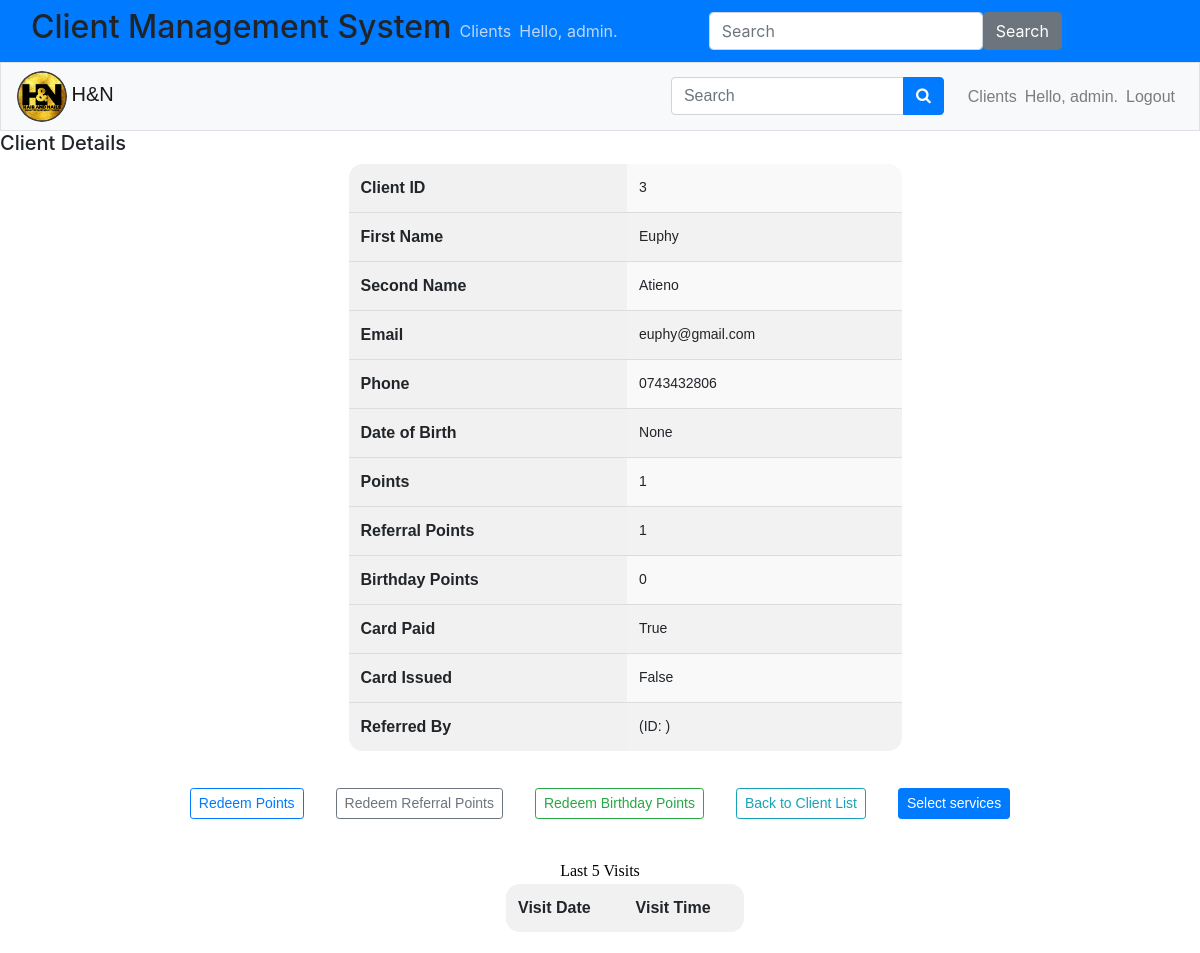
Before: /users/clients/3/ (signed in) with the older database file.
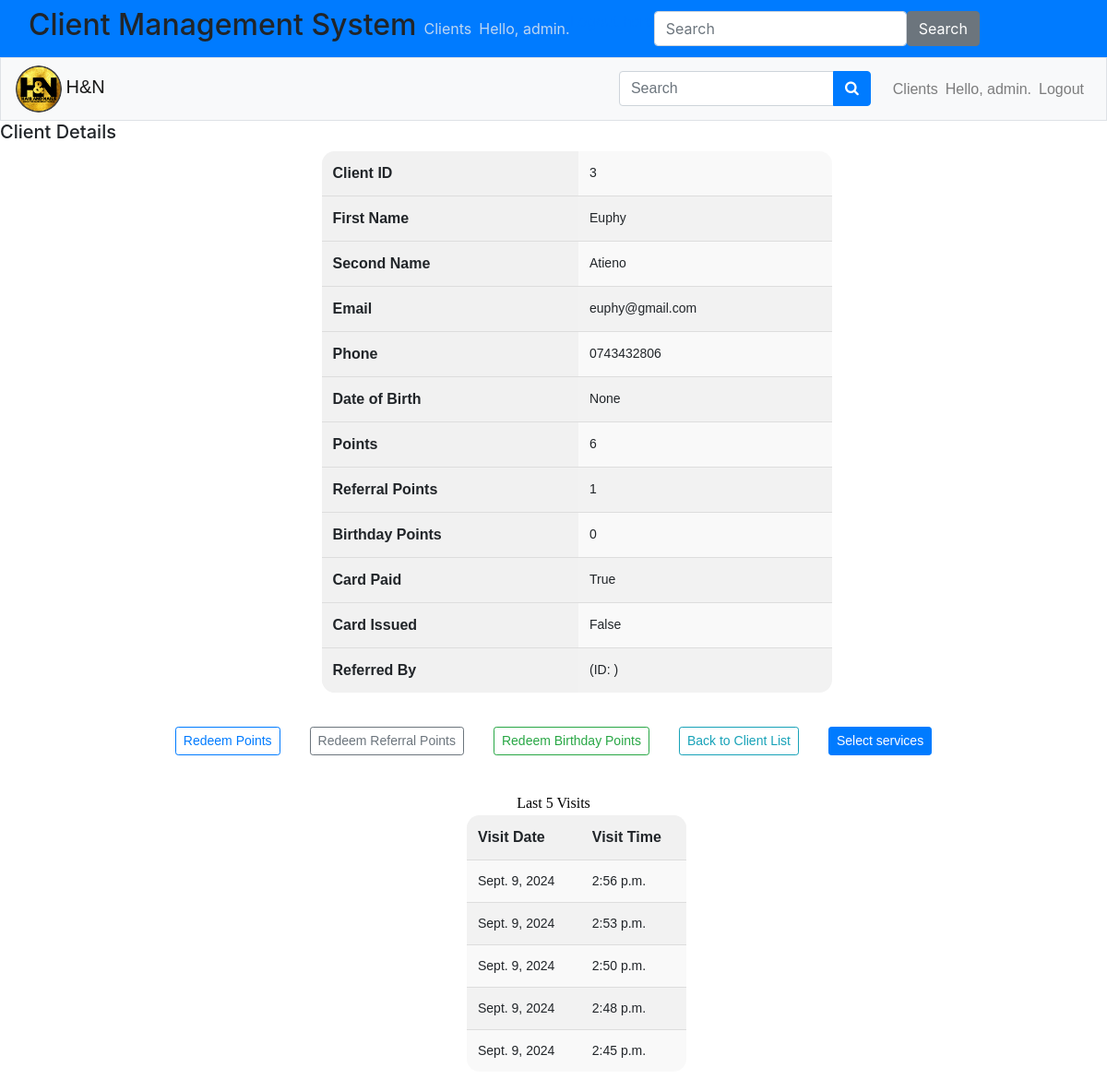
After: the same page with the newer database file.
### users/models.py (models this page shows, shortened)
class Client(models.Model):
    first_name = models.CharField(max_length=100)
    second_name = models.CharField(max_length=100)
    email = models.EmailField(unique=True)
    phone = models.CharField(max_length=15, unique=True)
    points = models.IntegerField(default=0)
    referral_points = models.IntegerField(default=0)
    date_of_birth = models.DateField(null=True, blank=True)
    birthday_points = models.IntegerField(default=0)
    referred_by = models.ForeignKey('self', null=True, blank=True, on_delete=models.SET_NULL)
    card_paid = models.BooleanField(default=False)
    card_issued = models.BooleanField(default=False)

### visits/models.py (models this page shows, shortened)
class Visit(models.Model):
    client = models.ForeignKey(Client, on_delete=models.CASCADE)
    visit_time = models.DateTimeField(auto_now_add=True)

### users/views.py (the view)
# urls.py: path('clients/<int:client_id>/', views.client_detail, name='client_detail'),
@login_required
def client_detail(request, client_id):
    client = Client.objects.get(id=client_id)
    visits = client.visit_set.order_by('-visit_time')[:5]
    context = {'client': client, 'visits': visits}
    return render(request, 'users/client_detail.html', context)

### users/templates/users/client_detail.html (shortened to what this page needs)
<!DOCTYPE html>
<html lang="en">
<head>
    {% extends 'users/base.html' %}
{% block header %}
<h5>Client Details</h5>
{% endblock header %}
{% block content %}
<div class="container">
    <table class="client-table">
        <tr>
            <th>Client ID</th>
            <td>{{ client.id }}</td>
        </tr>
        <tr>
            <th>First Name</th>
            <td>{{ client.first_name }}</td>
        </tr>
        <tr>
            <th>Second Name</th>
            <td>{{ client.second_name }}</td>
        </tr>
        <tr>
            <th>Email</th>
            <td>{{ client.email }}</td>
        </tr>
        <tr>
            <th>Phone</th>
            <td>{{ client.phone }}</td>
        </tr>
        <tr>
            <th>Date of Birth</th>
            <td>{{ client.date_of_birth }}</td>
        </tr>
        <tr>
            <th>Points</th>
            <td>{{ client.points }}</td>
        </tr>
        <tr>
            <th>Referral Points</th>
            <td>{{ client.referral_points }}</td>
        </tr>
        <tr>
            <th>Birthday Points</th>
            <td>{{ client.birthday_points }}</td>
        </tr>
        <tr>
            <th>Card Paid</th>
            <td>{{ client.card_paid }}</td>
        </tr>
        <tr>
            <th>Card Issued</th>
            <td>{{ client.card_issued }}</td>
        </tr>
        <tr>
            <th>Referred By</th>
            <td>{{ client.referred_by.first_name }} {{ client.referred_by.second_name }} (ID: {{ client.referred_by.id }})</td>
        </tr>
    </table>
</div>
<div class="client-actions d-flex flex-wrap justify-content-center mb-4">
    <a href="{% url 'users:redeem_points' client.id %}" class="btn btn-sm btn-outline-primary custom-margin">Redeem Points</a>
    <a href="{% url 'users:redeem_referral_points' client.id %}" class="btn btn-sm btn-outline-secondary custom-margin">Redeem Referral Points</a>
    <a href="{% url 'users:redeem_birthday_points' client.id %}" class="btn btn-sm btn-outline-success custom-margin">Redeem Birthday Points</a>
    <a href="{% url 'users:client_list' %}" class="btn btn-sm btn-outline-info custom-margin">Back to Client List</a>
    <a href="{% url 'services:create_order' client.id %}" class="btn btn-sm btn-primary custom-margin">Select services</a>
</div>
<div class="log-container">
    <span>Last 5 Visits</span>
        <table class="time-table">
            <thead>
                <tr>
                    <th>Visit Date</th>
                    <th>Visit Time</th>
                </tr>
            </thead>
            <tbody>
                {% for visit in visits %}
                    <tr>
                        <td>{{ visit.visit_time.date }}</td>
                        <td>{{ visit.visit_time.time }}</td>
                    </tr>
                {% endfor %}
            </tbody>
        </table>
</div>
{% endblock content %}

### users/templates/users/base.html (shortened to what this page needs)
<!DOCTYPE html>
<html lang="en">
<head>
    {% load static %}
        <link rel="stylesheet" href="{% static 'HN_vms/css/base.css' %}">
        <link rel="stylesheet" href="{% static 'HN_vms/css/login.css' %}">
        <link rel="stylesheet" href="{% static 'HN_vms/css/index.css' %}">
        <link rel="stylesheet" href="{% static 'HN_vms/css/register_client.css' %}">
        <link rel="stylesheet" href="{% static 'HN_vms/css/search.css' %}">
        <link rel="stylesheet" href="{% static 'HN_vms/css/base.css' %}">
            <link rel="stylesheet" href="https://cdn.jsdelivr.net/npm/bootstrap@4.3.1/dist/css/bootstrap.min.css">
            <link rel="stylesheet" href="https://cdnjs.cloudflare.com/ajax/libs/font-awesome/4.7.0/css/font-awesome.min.css">
        <link rel='stylesheet' href='https://cdn.jsdelivr.net/npm/fullcalendar@5/main.min.css'>
        <link rel='stylesheet' href='https://cdn.jsdelivr.net/npm/fullcalendar@5/main.min.css'>
</head>
<body>
  <nav class="navbar navbar-expand-lg bg-primary" data-bs-theme="dark">
    <div class="container-fluid">
    <h2> Client Management System</h2>
    <div class="collapse navbar-collapse" id="navbarColor01">
        <ul class="navbar-nav me-auto">
          <li class="nav-item">
            <a class="nav-link" href="{% url 'users:client_list' %}">Clients</a>
          </li>
          {% if user.is_authenticated %}
            <li class="nav-item">
              <span class="navbar-text">Hello, {{ user.username }}.</span>
            </li>
            <li class="nav-item">
              <a href="{% url 'users:logout' %}">Logout here</a>
            </li>
          {% else %}
            <li class="nav-item">
              <a class="nav-link" href="{% url 'users:login' %}">Log in</a></li>
          {% endif %}
    </ul>
        <form class="d-flex">
          <input class="form-control me-sm-2" type="search" placeholder="Search">
          <button class="btn btn-secondary my-2 my-sm-0" type="submit">Search</button>
        </form>
    </div>
    </div>
</nav>
  <div class="nav_bar">
    <nav class="navbar navbar-expand-md navbar-light bg-light border">
        <div class="header_logo">
          <img src="{% static 'HN_vms/images/HN_Logo.png' %}" alt="" class="fa-2x">
        <a style="font-family: 'Rubik',sans-serif;" class="navbar-brand" href="{% url 'users:index' %}">
          H&N
        </a>
      </div>
        <div style="font-family: 'Rubik',sans-serif;" class="collapse navbar-collapse" id="navbarCollapse">
            <ul class="navbar-nav ml-auto">
                  <form action="{% url 'users:search' %}" method="get">
                    <li class="navbar-item mr-3 my-auto">
                    <div class="input-group">
                      <input class="form-control" name="query" type="text" placeholder="Search">
                      <div class="input-group-append">
                        <button type="submit" class="btn btn-primary">
                          <i class="fa fa-search"></i>
                        </button>
                      </div>
                    </div>
                    </li>
                  </form>
                  <li class="nav-item">
                    <a class="nav-link" href="{% url 'users:client_list' %}">Clients</a>
                  </li>
                  {% if user.is_authenticated %}
                    <li class="nav-item">
                      <span class="navbar-text">Hello, {{ user.username }}.</span>
                    </li>
                    <li class="nav-item">
                      <a class="nav-link" href="{% url 'users:logout' %}">Logout</i></a>
                    </li>
                  {% else %}
                    <li class="nav-item">
                      <a class="nav-link" href="{% url 'users:login' %}">Log in</a></li>
                  {% endif %}
            </ul>
        </div>
    </nav>
</div>
<main>
    <div>
      {% block header %}{% endblock header %}
    </div>
    <div style="font-family: 'Rubik',sans-serif;">
        {% block content %}{% endblock content %}
    </div>
</main>
</body>
</html>

### static/HN_vms/css/base.css (style rules this page uses)
body { max-width: 100vw; max-height: 100vh; color: #ffff; font-family: century 'Franklin Gothic Medium', 'Arial Narrow', Arial, sans-serif; }
:root { --main-color: #F3781C; --hover-color: hsl(37, 94%, 57%); --body-color: black; --container-color: #2d2e37; --text-color: #fcfeff; --background-color: rgba(245, 237, 237, 0.445); --theme-color: #1e1e1e; --secondary-color: orange; --light-body: #272626; --app-fab-color: hsla(0,0%,100%,0.6); --app-fab-background-color: rgba(30,30,30,0.72); --app-fab-border-color: hsla(0,0%,100%,0.04); --color-primary: hsla(0,0%,93.3%,0.8); --color-secondary: hsla(0,0%,100%,0.2); --background: #121212; --background-gradient: linear-gradient(180deg,#121212,#252525 25%,#252525 50%,#252525 75%,#121212); --shadow-gradient: linear-gradient(90deg,rgba(18,18,18,0.8),rgba(18,18,18,0)); --hover-background: hsla(0,0%,100%,0.06); }
.container { display: flex; justify-content: center; align-items: center; }
.client-table { width: 50%; border-collapse: collapse; margin-bottom: 20px; margin-left: 50px; box-sizing: border-box; border-radius: 15px; overflow: hidden; border: 1px solid black; }
.client-table th, .client-table td { padding: 12px; text-align: left; border-bottom: 1px solid #ddd; }
.client-table tr:nth-child(even) { background-color: #f2f2f2; }
.client-table tr:nth-child(odd) { background-color: #f2f2f271; }
.client-table th { background-color: #f1f1f1; font-weight: bold; }
.client-table td { font-size: 14px; }
.log-container { display: flex; flex-direction: column; justify-content: center; align-items: center; }
.log-container span { color: black; font-family: century gothic; }
.time-table { width: 20%; border-collapse: collapse; margin-bottom: 20px; margin-left: 50px; box-sizing: border-box; border-radius: 15px; overflow: hidden; border: 1px solid black; }
.time-table th, .time-table td { padding: 12px; text-align: left; border-bottom: 1px solid #ddd; }
.time-table tr:nth-child(even) { background-color: #f2f2f2; }
.time-table tr:nth-child(odd) { background-color: #f2f2f271; }
.time-table th { background-color: #f1f1f1; font-weight: bold; }
.time-table td { font-size: 14px; }
.client-actions .custom-margin { margin: 1rem; }

### static/HN_vms/css/login.css (style rules this page uses)
body { width: 100vw; height: 100vh; color: #ffff; }
.header_logo img { width: 50px; height: auto; margin: auto; border-radius: 50%; }

### static/HN_vms/css/index.css (style rules this page uses)
body { background-color: rgb(245, 245, 82); }
:root { --main-color: #F3781C; --hover-color: hsl(37, 94%, 57%); --body-color: black; --container-color: #2d2e37; --text-color: #fcfeff; --background-color: rgba(245, 237, 237, 0.445); --theme-color: #1e1e1e; --secondary-color: orange; --light-body: #272626; --app-fab-color: hsla(0,0%,100%,0.6); --app-fab-background-color: rgba(30,30,30,0.72); --app-fab-border-color: hsla(0,0%,100%,0.04); --color-primary: hsla(0,0%,93.3%,0.8); --color-secondary: hsla(0,0%,100%,0.2); --background: #121212; --background-gradient: linear-gradient(180deg,#121212,#252525 25%,#252525 50%,#252525 75%,#121212); --shadow-gradient: linear-gradient(90deg,rgba(18,18,18,0.8),rgba(18,18,18,0)); --hover-background: hsla(0,0%,100%,0.06); }
.nav-item span { font-size: medium; color: var(--color-primary); }
.nav-link { color: var(--color-primary); }

### static/HN_vms/css/register_client.css (style rules this page uses)
input { background-color: white; outline: none; box-sizing: border-box; border-radius: 10px; border: 1px solid silver; margin-left: 50px; align-items: start; width: 100%; }
@media only screen and (min-width: 768px) { input, select, button { margin-left: 20px; } }
@media only screen and (min-width: 992px) { input, select, button { margin-left: 30px; } }

Changed rows visible on the page:
changed Client "Euphy": points "1" → "6"
added Visit: visit_time "Sept. 9, 2024", visit_time.time "2:56 p.m."
added Visit: visit_time "Sept. 9, 2024", visit_time.time "2:53 p.m."
added Visit: visit_time "Sept. 9, 2024", visit_time.time "2:50 p.m."
added Visit: visit_time "Sept. 9, 2024", visit_time.time "2:48 p.m."
added Visit: visit_time "Sept. 9, 2024", visit_time.time "2:45 p.m."
